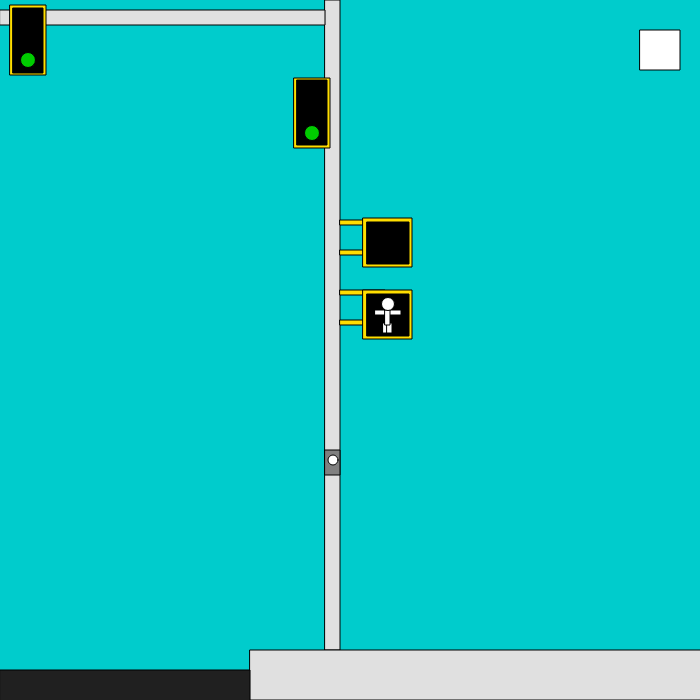
Frame 1 (no input)
Frame 60 (no input): identical to frame 1, image omitted
Frame 120 (the mouse pressed at the canvas centre since frame 60): identical to frame 1, image omitted

The p5.js sketch that drew this single still picture (run headless with seeded random() and noise() and a simulated clock; from frame 60 on, the mouse is pressed at the canvas centre):

// p5.js sketch
// ── sketch.js
var exy = 15;
var state = false;
var butt_diam = 10;
var butt_loc_x = 333;
var butt_loc_y = 460
var d = 20;

var person = {
    present: false,
    button_x: 640,
    button_y: 30,
    button_size: 40
};

function setup() {
    createCanvas(700, 700);
}

function draw() {
    background(0, 204, 204);

    fill(224, 224, 224);
    strokeWeight(1);
    rect(325, 0, 15, 650);
    rect(250, 650, 600, 50);
    rect(0, 10, 325, 15);

    fill(255, 222, 0);
    strokeWeight(1);
    rect(340, 250, 45, 5);
    rect(340, 220, 45, 5);
    rect(10, 5, 36, 70);
    rect(363, 218, 49, 49);
    rect(294, 78, 36, 70);

    rect(340, 290, 45, 5);
    rect(340, 320, 45, 5);
    rect(363, 290, 49, 49);


    fill(0);
    rect(367, 222, 42, 42);
    rect(297, 80, 30, 65);
    rect(13, 8, 30, 65);
    rect(367, 294, 42, 42);

    fill(32);
    rect(0, 670, 250, 35);

    fill(128, 128, 128);
    rect(325, 450, 15, 25);


    // draw person present button
    push();

    if (person.present) {
        fill(0, 255, 0);
    } else {
        fill(255);
    }
    rect(person.button_x, person.button_y, person.button_size, person.button_size );

    pop();

    if (state) {

        fill(255, 0, 0);
        ellipse(28, 23, exy, exy);
        ellipse(312, 93, exy, exy);

        strokeWeight(1);
        ellipse(389, 240, 5, 23);
        ellipse(383, 240, 5, 20);
        ellipse(394, 240, 5, 18);
        ellipse(399, 240, 5, 15);
        ellipse(380, 250, 15, 5);
        strokeWeight(0);
        ellipse(390, 250, 20, 15);



    } else {
        fill(0, 204, 0);
        ellipse(28, 60, exy, exy);
        ellipse(312, 133, exy, exy);

        fill(255);
        strokeWeight(1);
        rect(375, 310, 15, 5);
        rect(383, 323, 5, 10);
        rect(386, 310, 15, 5);
        rect(387, 323, 5, 10);
        rect(385, 310, 5, 15);
        ellipse(388, 304, 13, 13);
    }
    ellipse(butt_loc_x, butt_loc_y, butt_diam, butt_diam);
}

function mousePressed() {
    if (dist(mouseX, mouseY, butt_loc_x, butt_loc_y) < butt_diam / 2) {
        state = !state;
    }

    if( mouseX >= person.button_x &&
        mouseX <= person.button_x + person.button_size &&
        mouseY >= person.button_y &&
        mouseY <= person.button_y + person.button_size
    ) {
        person.present = !person.present;
    }
}
